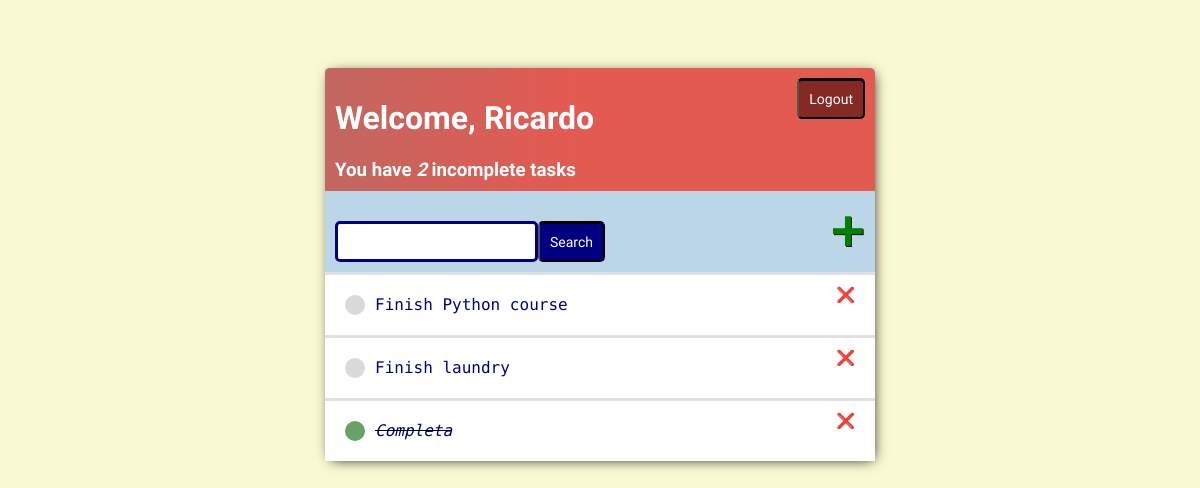
Before: / (signed in) with the older database file.
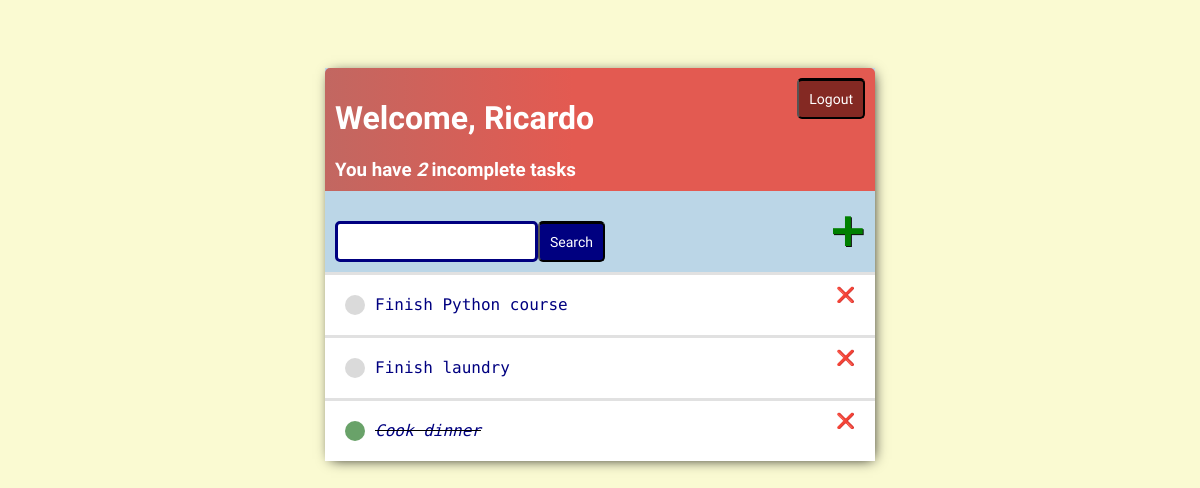
After: the same page with the newer database file.
### base/models.py (models this page shows)
class Task(models.Model):
    user = models.ForeignKey(User,
                             on_delete=models.CASCADE,
                             null=True,
                             blank=True)
    title = models.CharField(max_length=200)
    description = models.TextField(null=True,
                                   blank=True)
    complete = models.BooleanField(default=False)
    created = models.DateTimeField(auto_now_add=True)
    def __str__(self):
        return self.title
    class Goal:
        ordering = ['complete']

### base/views.py (the view)
# urls.py: urlpatterns = [path('', ListToDo.as_view(), name='tasks'),
class  ListToDo(LoginRequiredMixin, ListView):
    model = Task
    context_object_name = 'tasks'
    def get_context_data(self, **kwargs):
        context = super().get_context_data(**kwargs)
        context['tasks'] = context['tasks'].filter(user=self.request.user)
        context['count'] = context['tasks'].filter(complete=False).count()
        to_search =self.request.GET.get('area-search') or ''
        if to_search:
            context['tasks'] = context['tasks'].filter(title__icontains=to_search)
        context['to_search'] = to_search
        return context

### base/templates/base/task_list.html (shortened to what this page needs)
{% extends 'base/main.html' %}
{% block content %}
    <div class="top-bar">
        <div>
            <h1>Welcome, {{request.user|title}}</h1>
            <h3 style="margin:0">You have <i>{{count}}</i> incomplete task{{count|pluralize}}</h3>
        </div>
        {% if request.user.is_authenticated %}
        <form action="{% url 'logout' %}" method="post">
                  <button class="logout-button" type="submit" class="btn btn-info">Logout</button>
        </form>
        {% else %}
            <a href="{% url 'login'  %}">Login</a>
        {% endif %}
    </div>
    <div id="container-add-search">
         <form method="GET" style="margin-top: 20px; display: flex;">
            <input type="text" name="area-search" value="{{to_search}}">
            <input class="button" type="submit" value="Search">
        </form>
        <a id="url-add" href="{% url 'create-task' %}">&#128933;</a>
    </div>
    <div class="container-items-tasks">
        {% for task in tasks %}
        <div class="container-tasks">
            {% if task.complete %}
            <div class="title-task">
                <div class="icon-complete"></div>
                <i><s><a href="{% url 'update-task' task.id %}">{{task}}</a></s></i>
            </div>
            <a class="url-delete" href="{% url 'delete-task' task.id %}">&#x274C;</a>
            {% else %}
            <div class="title-task">
                <div class="icon-incomplete"></div>
                <a href="{% url 'update-task' task.id %}">{{task}}</a>
            </div>
            <a class="url-delete" href="{% url 'delete-task' task.id %}">&#x274C;</a>
            {% endif %}
        </div>
        {% empty %}
        <h3>No items in this list</h3>
        {% endfor %}
    </div>
{% endblock content %}

### base/templates/base/main.html (shortened to what this page needs)
<!DOCTYPE html>
<html lang="en">
<head>
</head>
<body>
    <div class="container">
        {% block content %}
        {% endblock content %}
    </div>
</body>
</html>

### base/templates/base/main.html (style rules this page uses)
body { background-color: lightgoldenrodyellow; font-family: "Sometype Mono", monospace; padding-top: 60px; }
.container { max-width: 550px; margin: auto; background-color: #BBD6E7; -webkit-box-shadow: 2px 2px 13px -4px rgba(0, 0, 0.21); box-shadow: 2px 2px 13px -4px rgba(0, 0, 0.21) }
h1, h2, h3, h4, h5, h6 { font-family: "Rowdies", sans-serif; }
a, p { color: navy; }
.top-bar { display: flex; justify-content: space-between; color: #ffffff; padding: 10px; border-radius: 5px 5px 0 0; background: linear-gradient(90deg, #C26761 0%, #E35A51 45%, #E35A51 100%); }
.container-tasks { display: flex; display-items: center; justify-content: space-between; padding: 20px; background-color: #ffffff; border-top: 3px solid rgb(225, 225, 225); }
.title-task { display: flex; }
.title-task a { text-decoration: none; color: navy; margin-left: 10px; }
.icon-complete { height: 20px; width: 20px; background-color: rgb(105, 162, 105); border-radius: 50px; }
.icon-incomplete { height: 20px; width: 20px; background-color: rgb(218, 218, 218); border-radius: 50px; }
.url-delete { text-decoration: none; font-weight: 900; line-height: 0; font-size: 15px; }
#container-add-search { display: flex; align-items: center; justify-content: space-between; padding: 10px; }
#url-add { text-decoration: none; font-size: 45px; text-shadow: 1px 1px #111111; color: green; }
input[type=text], input[type=password], textarea { border: 3px solid navy; border-radius: 5px; padding: 10px; width: 90%; }
.button { font-family: "Rowdies", sans-serif; border-top: 3px solid black; background-color: navy; color: white; padding: 10px; font-size: 14px; border-radius: 5px; cursor: pointer; text-decoration: none; }
.logout-button { font-family: "Rowdies", sans-serif; border-top: 3px solid black; background-color: #842923; color: white; padding: 10px; font-size: 14px; border-radius: 5px; cursor: pointer; text-decoration: none; }

Changed rows visible on the page:
changed Task: title "Completa" → "Cook dinner"
